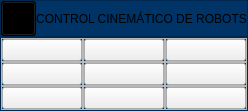
                <widget class="QWidget" name="temas_2">
                 <property name="styleSheet">
                  <string notr="true">QFrame#frame_19,
QFrame#frame_20{
background-color:rgb(0, 51, 102);
}</string>
                 </property>
                 <layout class="QVBoxLayout" name="verticalLayout_20">
                  <property name="spacing">
                   <number>0</number>
                  </property>
                  <property name="leftMargin">
                   <number>0</number>
                  </property>
                  <property name="topMargin">
                   <number>0</number>
                  </property>
                  <property name="rightMargin">
                   <number>0</number>
                  </property>
                  <property name="bottomMargin">
                   <number>0</number>
                  </property>
                  <item>
                   <widget class="QFrame" name="frame_19">
                    <property name="minimumSize">
                     <size>
                      <width>0</width>
                      <height>35</height>
                     </size>
                    </property>
                    <property name="maximumSize">
                     <size>
                      <width>16777215</width>
                      <height>40</height>
                     </size>
                    </property>
                    <property name="frameShape">
                     <enum>QFrame::StyledPanel</enum>
                    </property>
                    <property name="frameShadow">
                     <enum>QFrame::Raised</enum>
                    </property>
                    <layout class="QHBoxLayout" name="horizontalLayout_10">
                     <property name="spacing">
                      <number>0</number>
                     </property>
                     <property name="sizeConstraint">
                      <enum>QLayout::SetDefaultConstraint</enum>
                     </property>
                     <property name="leftMargin">
                      <number>0</number>
                     </property>
                     <property name="topMargin">
                      <number>0</number>
                     </property>
                     <property name="rightMargin">
                      <number>0</number>
                     </property>
                     <property name="bottomMargin">
                      <number>0</number>
                     </property>
                     <item>
                      <widget class="QPushButton" name="bt_return_6">
                       <property name="minimumSize">
                        <size>
                         <width>35</width>
                         <height>35</height>
                        </size>
                       </property>
                       <property name="maximumSize">
                        <size>
                         <width>35</width>
                         <height>35</height>
                        </size>
                       </property>
                       <property name="styleSheet">
                        <string notr="true">QPushButton{
background-color:rgba(0,0,0,200);
}
QPushButton:hover{
background-color:rgba(255,255,255,50);
}</string>
                       </property>
                       <property name="text">
                        <string/>
                       </property>
                       <property name="icon">
                        <iconset>
                         <normaloff>resources/images/MainWindow/return.svg</normaloff>resources/images/MainWindow/return.svg</iconset>
                       </property>
                       <property name="iconSize">
                        <size>
                         <width>35</width>
                         <height>35</height>
                        </size>
                       </property>
                      </widget>
                     </item>
                     <item>
                      <spacer name="horizontalSpacer_15">
                       <property name="orientation">
                        <enum>Qt::Horizontal</enum>
                       </property>
                       <property name="sizeHint" stdset="0">
                        <size>
                         <width>0</width>
                         <height>20</height>
                        </size>
                       </property>
                      </spacer>
                     </item>
                     <item>
                      <widget class="QLabel" name="label_9">
                       <property name="text">
                        <string>CONTROL CINEMÁTICO DE ROBOTS</string>
                       </property>
                       <property name="alignment">
                        <set>Qt::AlignCenter</set>
                       </property>
                      </widget>
                     </item>
                     <item>
                      <spacer name="horizontalSpacer_16">
                       <property name="orientation">
                        <enum>Qt::Horizontal</enum>
                       </property>
                       <property name="sizeHint" stdset="0">
                        <size>
                         <width>0</width>
                         <height>20</height>
                        </size>
                       </property>
                      </spacer>
                     </item>
                    </layout>
                   </widget>
                  </item>
                  <item>
                   <widget class="QFrame" name="frame_20">
                    <property name="styleSheet">
                     <string notr="true"/>
                    </property>
                    <property name="frameShape">
                     <enum>QFrame::StyledPanel</enum>
                    </property>
                    <property name="frameShadow">
                     <enum>QFrame::Raised</enum>
                    </property>
                    <layout class="QGridLayout" name="gridLayout_2">
                     <property name="leftMargin">
                      <number>0</number>
                     </property>
                     <property name="topMargin">
                      <number>0</number>
                     </property>
                     <property name="rightMargin">
                      <number>0</number>
                     </property>
                     <property name="bottomMargin">
                      <number>0</number>
                     </property>
                     <property name="spacing">
                      <number>0</number>
                     </property>
                     <item row="0" column="0">
                      <widget class="QFrame" name="frame_21">
                       <property name="frameShape">
                        <enum>QFrame::StyledPanel</enum>
                       </property>
                       <property name="frameShadow">
                        <enum>QFrame::Raised</enum>
                       </property>
                       <layout class="QVBoxLayout" name="verticalLayout_21">
                        <property name="spacing">
                         <number>0</number>
                        </property>
                        <property name="leftMargin">
                         <number>0</number>
                        </property>
                        <property name="topMargin">
                         <number>0</number>
                        </property>
                        <property name="rightMargin">
                         <number>0</number>
                        </property>
                        <property name="bottomMargin">
                         <number>0</number>
                        </property>
                        <item>
                         <widget class="AnimatedButton" name="bt_U2_T1">
                          <property name="sizePolicy">
                           <sizepolicy hsizetype="Minimum" vsizetype="Minimum">
                            <horstretch>0</horstretch>
                            <verstretch>0</verstretch>
                           </sizepolicy>
                          </property>
                          <property name="text">
                           <string/>
                          </property>
                         </widget>
                        </item>
                       </layout>
                      </widget>
                     </item>
                     <item row="0" column="1">
                      <widget class="QFrame" name="frame_22">
                       <property name="frameShape">
                        <enum>QFrame::StyledPanel</enum>
                       </property>
                       <property name="frameShadow">
                        <enum>QFrame::Raised</enum>
                       </property>
                       <layout class="QVBoxLayout" name="verticalLayout_22">
                        <property name="spacing">
                         <number>0</number>
                        </property>
                        <property name="leftMargin">
                         <number>0</number>
                        </property>
                        <property name="topMargin">
                         <number>0</number>
                        </property>
                        <property name="rightMargin">
                         <number>0</number>
                        </property>
                        <property name="bottomMargin">
                         <number>0</number>
                        </property>
                        <item>
                         <widget class="AnimatedButton" name="bt_U2_T2">
                          <property name="sizePolicy">
                           <sizepolicy hsizetype="Minimum" vsizetype="Minimum">
                            <horstretch>0</horstretch>
                            <verstretch>0</verstretch>
                           </sizepolicy>
                          </property>
                          <property name="text">
                           <string/>
                          </property>
                         </widget>
                        </item>
                       </layout>
                      </widget>
                     </item>
                     <item row="0" column="2">
                      <widget class="QFrame" name="frame_23">
                       <property name="frameShape">
                        <enum>QFrame::StyledPanel</enum>
                       </property>
                       <property name="frameShadow">
                        <enum>QFrame::Raised</enum>
                       </property>
                       <layout class="QVBoxLayout" name="verticalLayout_23">
                        <property name="spacing">
                         <number>0</number>
                        </property>
                        <property name="leftMargin">
                         <number>0</number>
                        </property>
                        <property name="topMargin">
                         <number>0</number>
                        </property>
                        <property name="rightMargin">
                         <number>0</number>
                        </property>
                        <property name="bottomMargin">
                         <number>0</number>
                        </property>
                        <item>
                         <widget class="AnimatedButton" name="bt_U2_T3">
                          <property name="sizePolicy">
                           <sizepolicy hsizetype="Minimum" vsizetype="Minimum">
                            <horstretch>0</horstretch>
                            <verstretch>0</verstretch>
                           </sizepolicy>
                          </property>
                          <property name="text">
                           <string/>
                          </property>
                         </widget>
                        </item>
                       </layout>
                      </widget>
                     </item>
                     <item row="1" column="0">
                      <widget class="QFrame" name="frame_24">
                       <property name="frameShape">
                        <enum>QFrame::StyledPanel</enum>
                       </property>
                       <property name="frameShadow">
                        <enum>QFrame::Raised</enum>
                       </property>
                       <layout class="QVBoxLayout" name="verticalLayout_24">
                        <property name="spacing">
                         <number>0</number>
                        </property>
                        <property name="leftMargin">
                         <number>0</number>
                        </property>
                        <property name="topMargin">
                         <number>0</number>
                        </property>
                        <property name="rightMargin">
                         <number>0</number>
                        </property>
                        <property name="bottomMargin">
                         <number>0</number>
                        </property>
                        <item>
                         <widget class="AnimatedButton" name="bt_U2_T4">
                          <property name="sizePolicy">
                           <sizepolicy hsizetype="Minimum" vsizetype="Minimum">
                            <horstretch>0</horstretch>
                            <verstretch>0</verstretch>
                           </sizepolicy>
                          </property>
                          <property name="text">
                           <string/>
                          </property>
                         </widget>
                        </item>
                       </layout>
                      </widget>
                     </item>
                     <item row="1" column="1">
                      <widget class="QFrame" name="frame_25">
                       <property name="frameShape">
                        <enum>QFrame::StyledPanel</enum>
                       </property>
                       <property name="frameShadow">
                        <enum>QFrame::Raised</enum>
                       </property>
                       <layout class="QVBoxLayout" name="verticalLayout_25">
                        <property name="spacing">
                         <number>0</number>
                        </property>
                        <property name="leftMargin">
                         <number>0</number>
                        </property>
                        <property name="topMargin">
                         <number>0</number>
                        </property>
                        <property name="rightMargin">
                         <number>0</number>
                        </property>
                        <property name="bottomMargin">
                         <number>0</number>
                        </property>
                        <item>
                         <widget class="AnimatedButton" name="bt_U2_T5">
                          <property name="sizePolicy">
                           <sizepolicy hsizetype="Minimum" vsizetype="Minimum">
                            <horstretch>0</horstretch>
                            <verstretch>0</verstretch>
                           </sizepolicy>
                          </property>
                          <property name="text">
                           <string/>
                          </property>
                         </widget>
                        </item>
                       </layout>
                      </widget>
                     </item>
                     <item row="1" column="2">
                      <widget class="QFrame" name="frame_59">
                       <property name="frameShape">
                        <enum>QFrame::StyledPanel</enum>
                       </property>
                       <property name="frameShadow">
                        <enum>QFrame::Raised</enum>
                       </property>
                       <layout class="QVBoxLayout" name="verticalLayout_60">
                        <property name="spacing">
                         <number>0</number>
                        </property>
                        <property name="leftMargin">
                         <number>0</number>
                        </property>
                        <property name="topMargin">
                         <number>0</number>
                        </property>
                        <property name="rightMargin">
                         <number>0</number>
                        </property>
                        <property name="bottomMargin">
                         <number>0</number>
                        </property>
                        <item>
                         <widget class="AnimatedButton" name="bt_U2_T6">
                          <property name="sizePolicy">
                           <sizepolicy hsizetype="Minimum" vsizetype="Minimum">
                            <horstretch>0</horstretch>
                            <verstretch>0</verstretch>
                           </sizepolicy>
                          </property>
                          <property name="text">
                           <string/>
                          </property>
                         </widget>
                        </item>
                       </layout>
                      </widget>
                     </item>
                     <item row="2" column="0">
                      <widget class="QFrame" name="frame_60">
                       <property name="frameShape">
                        <enum>QFrame::StyledPanel</enum>
                       </property>
                       <property name="frameShadow">
                        <enum>QFrame::Raised</enum>
                       </property>
                       <layout class="QVBoxLayout" name="verticalLayout_62">
                        <property name="spacing">
                         <number>0</number>
                        </property>
                        <property name="leftMargin">
                         <number>0</number>
                        </property>
                        <property name="topMargin">
                         <number>0</number>
                        </property>
                        <property name="rightMargin">
                         <number>0</number>
                        </property>
                        <property name="bottomMargin">
                         <number>0</number>
                        </property>
                        <item>
                         <widget class="AnimatedButton" name="bt_U2_T7">
                          <property name="sizePolicy">
                           <sizepolicy hsizetype="Minimum" vsizetype="Minimum">
                            <horstretch>0</horstretch>
                            <verstretch>0</verstretch>
                           </sizepolicy>
                          </property>
                          <property name="text">
                           <string/>
                          </property>
                         </widget>
                        </item>
                       </layout>
                      </widget>
                     </item>
                     <item row="2" column="1">
                      <widget class="QFrame" name="frame_61">
                       <property name="frameShape">
                        <enum>QFrame::StyledPanel</enum>
                       </property>
                       <property name="frameShadow">
                        <enum>QFrame::Raised</enum>
                       </property>
                       <layout class="QVBoxLayout" name="verticalLayout_63">
                        <property name="spacing">
                         <number>0</number>
                        </property>
                        <property name="leftMargin">
                         <number>0</number>
                        </property>
                        <property name="topMargin">
                         <number>0</number>
                        </property>
                        <property name="rightMargin">
                         <number>0</number>
                        </property>
                        <property name="bottomMargin">
                         <number>0</number>
                        </property>
                        <item>
                         <widget class="AnimatedButton" name="bt_U2_T8">
                          <property name="sizePolicy">
                           <sizepolicy hsizetype="Minimum" vsizetype="Minimum">
                            <horstretch>0</horstretch>
                            <verstretch>0</verstretch>
                           </sizepolicy>
                          </property>
                          <property name="text">
                           <string/>
                          </property>
                         </widget>
                        </item>
                       </layout>
                      </widget>
                     </item>
                     <item row="2" column="2">
                      <widget class="QFrame" name="frame_62">
                       <property name="frameShape">
                        <enum>QFrame::StyledPanel</enum>
                       </property>
                       <property name="frameShadow">
                        <enum>QFrame::Raised</enum>
                       </property>
                       <layout class="QVBoxLayout" name="verticalLayout_64">
                        <property name="spacing">
                         <number>0</number>
                        </property>
                        <property name="leftMargin">
                         <number>0</number>
                        </property>
                        <property name="topMargin">
                         <number>0</number>
                        </property>
                        <property name="rightMargin">
                         <number>0</number>
                        </property>
                        <property name="bottomMargin">
                         <number>0</number>
                        </property>
                        <item>
                         <widget class="AnimatedButton" name="bt_U2_T9">
                          <property name="sizePolicy">
                           <sizepolicy hsizetype="Minimum" vsizetype="Minimum">
                            <horstretch>0</horstretch>
                            <verstretch>0</verstretch>
                           </sizepolicy>
                          </property>
                          <property name="text">
                           <string/>
                          </property>
                         </widget>
                        </item>
                       </layout>
                      </widget>
                     </item>
                    </layout>
                   </widget>
                  </item>
                 </layout>
                </widget>
